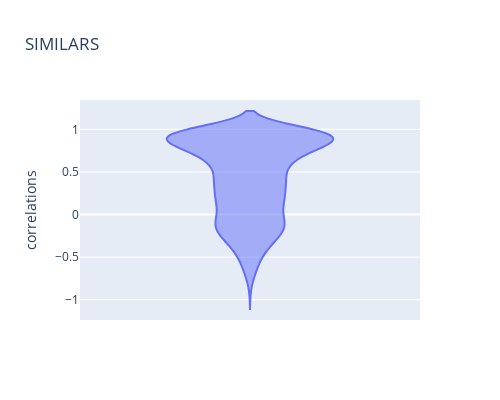
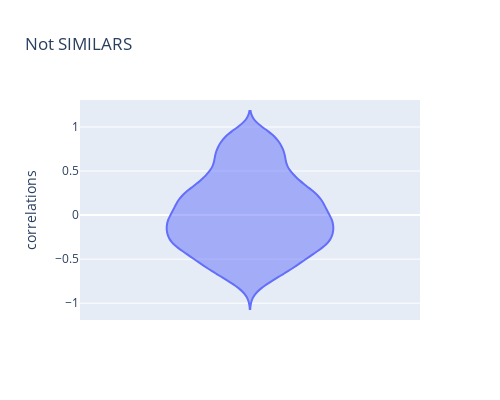

The code cell stored with these charts, in order, in its notebook:
### Code cell
choice=np.random.choice(cos_sim_f_flatten1.shape[0], 2048)
cos_sim_f_flatten1=cos_sim_f_flatten1[choice]
cos_sim_f_flatten1=pd.DataFrame(cos_sim_f_flatten1,columns=['correlations'])
fig=px.violin(cos_sim_f_flatten1, y='correlations',width=500, height=400,title="SIMILARS")
fig.show()


choice=np.random.choice(cos_sim_f_flatten0.shape[0], 2048)
cos_sim_f_flatten0=cos_sim_f_flatten0[choice]
cos_sim_f_flatten0=pd.DataFrame(cos_sim_f_flatten0,columns=['correlations'])
fig=px.violin(cos_sim_f_flatten0, y='correlations',width=500, height=400,title="Not SIMILARS")
fig.show()

### Figure 1 — Plotly figure (JSON) as saved in the notebook; plotly's stock layout.template omitted (floating-point values rounded to 4 significant figures; data arrays with more than 128 entries replaced by an {"elided": "..."} marker saying what was removed)
{"data": [{"alignmentgroup": "True", "box": {"visible": false}, "hovertemplate": "correlations=%{y}<extra></extra>", "legendgroup": "", "marker": {"color": "#636efa"}, "name": "", "offsetgroup": "", "orientation": "v", "scalegroup": "True", "showlegend": false, "type": "violin", "x0": " ", "xaxis": "x", "y": {"elided": "2048 float values"}, "y0": " ", "yaxis": "y"}], "layout": {"height": 400, "legend": {"tracegroupgap": 0}, "title": {"text": "SIMILARS"}, "violinmode": "group", "width": 500, "xaxis": {"anchor": "y", "domain": [0, 1]}, "yaxis": {"anchor": "x", "domain": [0, 1], "title": {"text": "correlations"}}}}

### Figure 2 — Plotly figure (JSON) as saved in the notebook; plotly's stock layout.template omitted (floating-point values rounded to 4 significant figures; data arrays with more than 128 entries replaced by an {"elided": "..."} marker saying what was removed)
{"data": [{"alignmentgroup": "True", "box": {"visible": false}, "hovertemplate": "correlations=%{y}<extra></extra>", "legendgroup": "", "marker": {"color": "#636efa"}, "name": "", "offsetgroup": "", "orientation": "v", "scalegroup": "True", "showlegend": false, "type": "violin", "x0": " ", "xaxis": "x", "y": {"elided": "2048 float values"}, "y0": " ", "yaxis": "y"}], "layout": {"height": 400, "legend": {"tracegroupgap": 0}, "title": {"text": "Not SIMILARS"}, "violinmode": "group", "width": 500, "xaxis": {"anchor": "y", "domain": [0, 1]}, "yaxis": {"anchor": "x", "domain": [0, 1], "title": {"text": "correlations"}}}}
